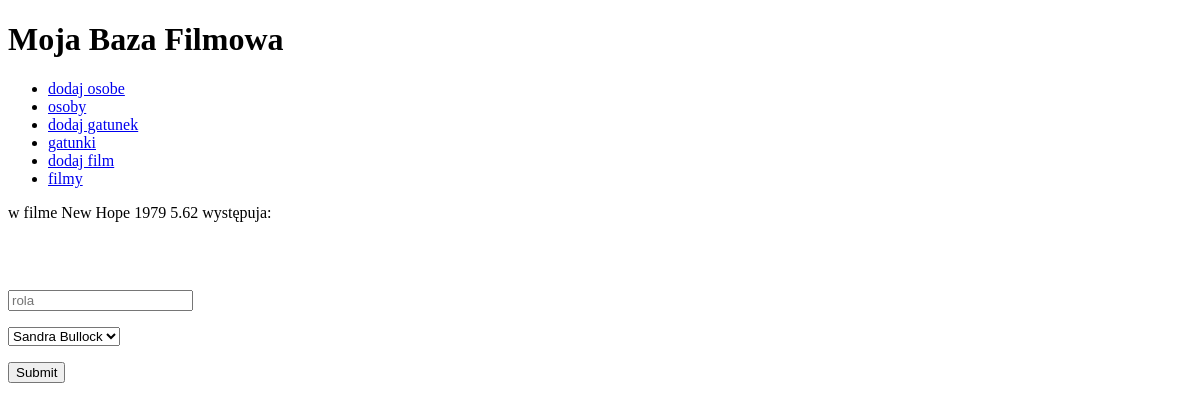
Page /add_actor_to_movie/2/ on the earlier database version.
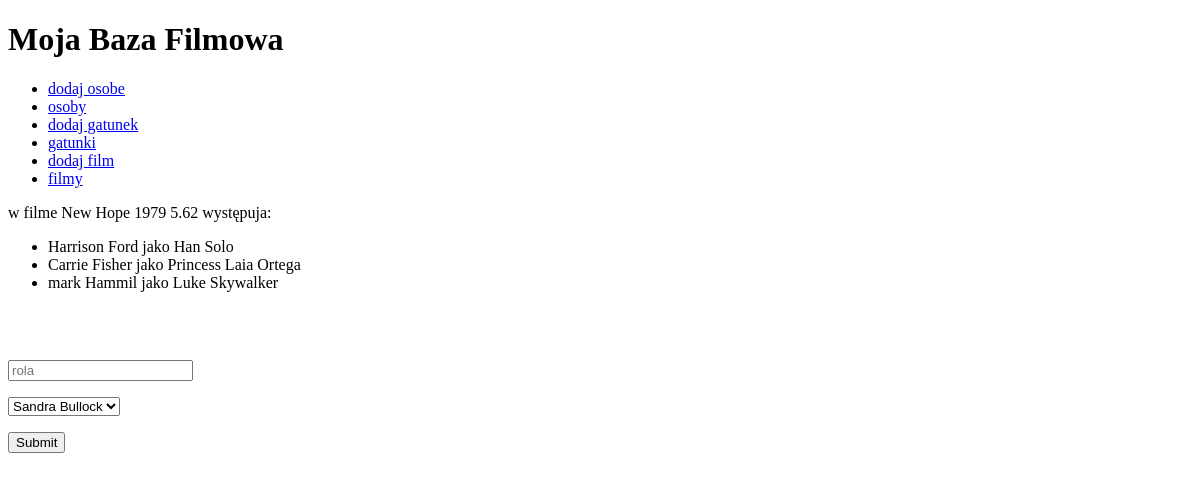
Same page on the later database version.
### movies/models.py (models this page shows)
class MoviePerson(models.Model):
    person = models.ForeignKey(Person, on_delete=models.CASCADE)
    movie = models.ForeignKey(Movie, on_delete=models.CASCADE)
    role = models.CharField(max_length=123)

class Person(models.Model):
    first_name = models.CharField(max_length=123)
    last_name = models.CharField(max_length=123)
    def __str__(self):
        return f"{self.first_name} {self.last_name}"

### movies/views.py (the view, shortened to what this page needs)
# urls.py: path('add_actor_to_movie/<int:movie_id>/', views.AddActorToMovieView.as_view()),
class AddActorToMovieView(View):
    def get(self, request, movie_id):
        movie = Movie.objects.get(id=movie_id)
        persons = Person.objects.all()
        return render(request, 'addActorToMovie.html', {'movie':movie, 'persons':persons})

### movies/models.py (called while the page is built)
    def __str__(self):
        return f"{self.title} {self.year} {self.rating}"

### templates/addActorToMovie.html (shortened to what this page needs)
{% extends 'base.html' %}
{% block zawartosc %}
    <p> w filme {{ movie }} występuja:</p>
    <ul>
        {% for person_movie in movie.movieperson_set.all %}
            <li>{{ person_movie.person }} jako {{ person_movie.role }}</li>
        {% endfor %}
    </ul>
    <br>
    <br>
    <form method="post">
        <p><input type="text" name="rola" placeholder="rola"></p>
        <p>
            <select name="actor">
                {% for person in persons %}
                    <option value="{{ person.id }}">{{ person }}</option>
                {% endfor %}
            </select>
        </p>
        <p><input type="submit"></p>
    </form>
{% endblock %}

Differences in the rows shown:
added MoviePerson: person "Harrison Ford", role "Han Solo"
added MoviePerson: person "Carrie Fisher", role "Princess Laia Ortega"
added MoviePerson: person "mark Hammil", role "Luke Skywalker"
